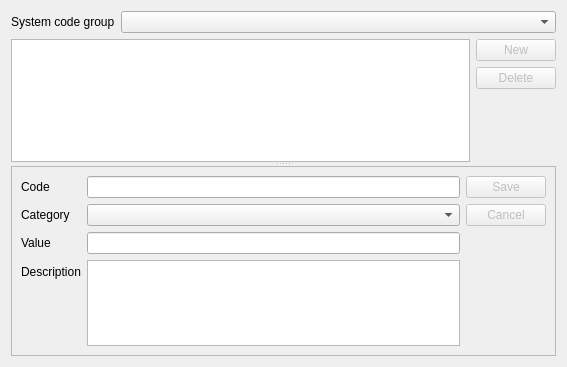
<?xml version="1.0" encoding="UTF-8"?>
<ui version="4.0">
 <class>SystemCodeEditorWidget</class>
 <widget class="QWidget" name="SystemCodeEditorWidget">
  <property name="geometry">
   <rect>
    <x>0</x>
    <y>0</y>
    <width>567</width>
    <height>367</height>
   </rect>
  </property>
  <property name="windowTitle">
   <string>Form</string>
  </property>
  <layout class="QVBoxLayout" name="verticalLayout_2">
   <item>
    <layout class="QHBoxLayout" name="horizontalLayout_2" stretch="0,1">
     <item>
      <widget class="QLabel" name="label_2">
       <property name="text">
        <string>System code group</string>
       </property>
      </widget>
     </item>
     <item>
      <widget class="PythonComboBox" name="uCodeGroupSelector"/>
     </item>
    </layout>
   </item>
   <item>
    <widget class="QSplitter" name="splitter">
     <property name="orientation">
      <enum>Qt::Vertical</enum>
     </property>
     <widget class="QWidget" name="horizontalLayoutWidget">
      <layout class="QHBoxLayout" name="horizontalLayout">
       <property name="bottomMargin">
        <number>0</number>
       </property>
       <item>
        <widget class="ListModelTableView" name="uCodesTable"/>
       </item>
       <item>
        <layout class="QVBoxLayout" name="verticalLayout">
         <property name="rightMargin">
          <number>0</number>
         </property>
         <item>
          <widget class="QPushButton" name="uNewCodeButton">
           <property name="enabled">
            <bool>false</bool>
           </property>
           <property name="text">
            <string>New</string>
           </property>
          </widget>
         </item>
         <item>
          <widget class="QPushButton" name="uDeleteCodeButton">
           <property name="enabled">
            <bool>false</bool>
           </property>
           <property name="text">
            <string>Delete</string>
           </property>
          </widget>
         </item>
         <item>
          <spacer name="verticalSpacer_2">
           <property name="orientation">
            <enum>Qt::Vertical</enum>
           </property>
           <property name="sizeHint" stdset="0">
            <size>
             <width>20</width>
             <height>40</height>
            </size>
           </property>
          </spacer>
         </item>
        </layout>
       </item>
      </layout>
     </widget>
     <widget class="QFrame" name="frame">
      <property name="frameShape">
       <enum>QFrame::StyledPanel</enum>
      </property>
      <property name="frameShadow">
       <enum>QFrame::Raised</enum>
      </property>
      <layout class="QHBoxLayout" name="horizontalLayout_4">
       <item>
        <widget class="ConnectedWidget" name="uCodeEditor" native="true">
         <layout class="QHBoxLayout" name="horizontalLayout_3">
          <property name="margin">
           <number>0</number>
          </property>
          <item>
           <layout class="QFormLayout" name="formLayout">
            <item row="0" column="0">
             <widget class="QLabel" name="label">
              <property name="text">
               <string>Code</string>
              </property>
             </widget>
            </item>
            <item row="1" column="0">
             <widget class="QLabel" name="label_3">
              <property name="text">
               <string>Category</string>
              </property>
             </widget>
            </item>
            <item row="2" column="0">
             <widget class="QLabel" name="label_4">
              <property name="text">
               <string>Value</string>
              </property>
             </widget>
            </item>
            <item row="3" column="0">
             <widget class="QLabel" name="label_5">
              <property name="text">
               <string>Description</string>
              </property>
             </widget>
            </item>
            <item row="0" column="1">
             <widget class="QLineEdit" name="code_code">
              <property name="inputMethodHints">
               <set>Qt::ImhUppercaseOnly</set>
              </property>
             </widget>
            </item>
            <item row="1" column="1">
             <widget class="QComboBox" name="code_category">
              <property name="sizePolicy">
               <sizepolicy hsizetype="Expanding" vsizetype="Fixed">
                <horstretch>0</horstretch>
                <verstretch>0</verstretch>
               </sizepolicy>
              </property>
             </widget>
            </item>
            <item row="2" column="1">
             <widget class="QLineEdit" name="code_value"/>
            </item>
            <item row="3" column="1">
             <widget class="QPlainTextEdit" name="code_description"/>
            </item>
           </layout>
          </item>
          <item>
           <layout class="QVBoxLayout" name="verticalLayout_3">
            <item>
             <widget class="QPushButton" name="code_save_button">
              <property name="enabled">
               <bool>false</bool>
              </property>
              <property name="text">
               <string>Save</string>
              </property>
             </widget>
            </item>
            <item>
             <widget class="QPushButton" name="code_cancel_button">
              <property name="enabled">
               <bool>false</bool>
              </property>
              <property name="text">
               <string>Cancel</string>
              </property>
             </widget>
            </item>
            <item>
             <spacer name="verticalSpacer">
              <property name="orientation">
               <enum>Qt::Vertical</enum>
              </property>
              <property name="sizeHint" stdset="0">
               <size>
                <width>20</width>
                <height>40</height>
               </size>
              </property>
             </spacer>
            </item>
           </layout>
          </item>
         </layout>
        </widget>
       </item>
      </layout>
     </widget>
    </widget>
   </item>
  </layout>
 </widget>
 <customwidgets>
  <customwidget>
   <class>ListModelTableView</class>
   <extends>QTableView</extends>
   <header>LINZ.Widgets.ListModelConnector.h</header>
  </customwidget>
  <customwidget>
   <class>ConnectedWidget</class>
   <extends>QWidget</extends>
   <header>LINZ.Widgets.ConnectedWidget.h</header>
   <container>1</container>
  </customwidget>
  <customwidget>
   <class>PythonComboBox</class>
   <extends>QComboBox</extends>
   <header>LINZ.Widgets.PythonComboBox.h</header>
  </customwidget>
 </customwidgets>
 <resources/>
 <connections/>
</ui>
